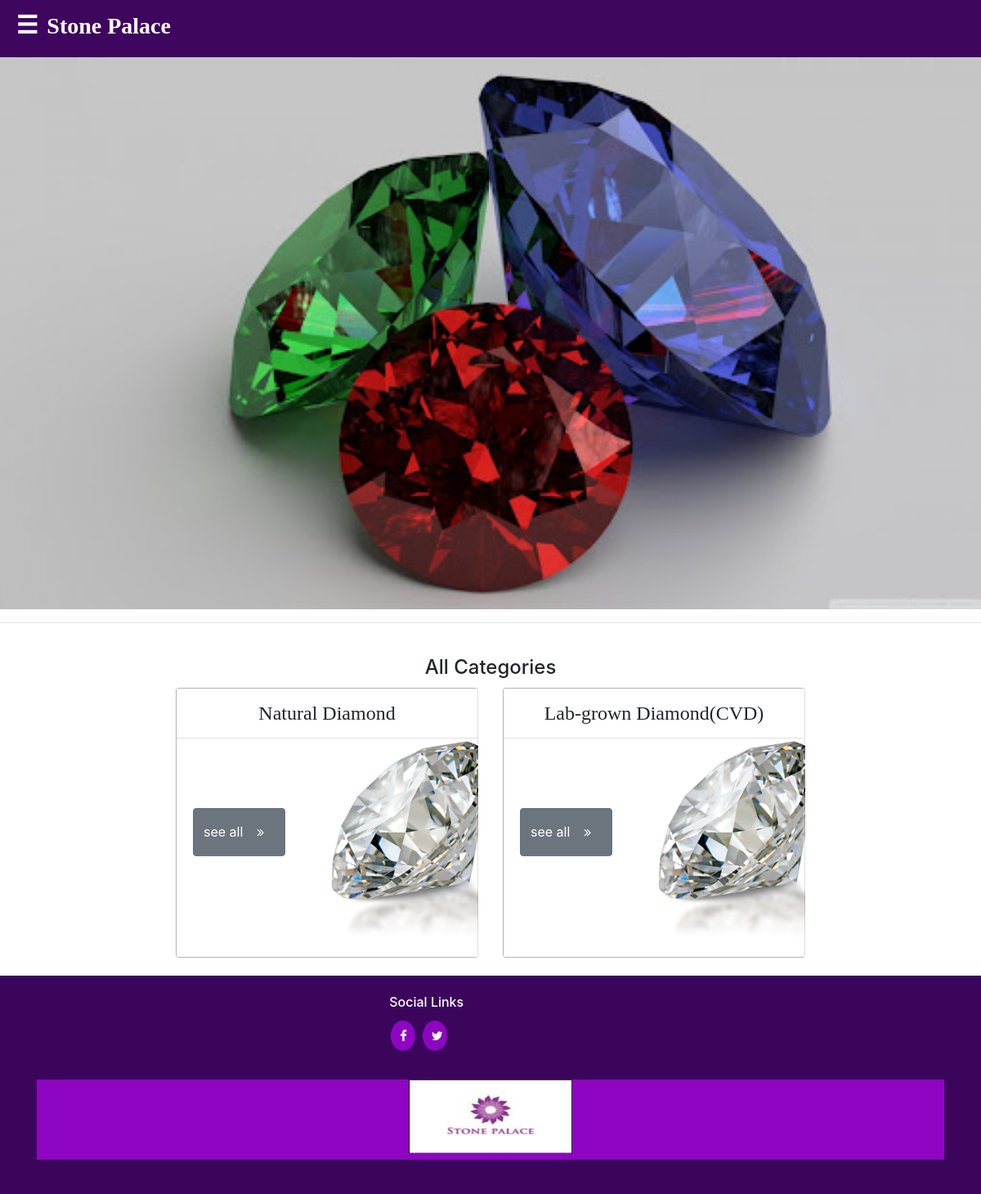
/index.php (signed in), run on the app's committed database.
### tables this page shows
CREATE TABLE `items` (
  `id` int(11) NOT NULL,
  `name` text NOT NULL,
  `description` text NOT NULL,
  `date` text NOT NULL,
  `image` text NOT NULL,
  `stock` text NOT NULL,
  `weight` text NOT NULL,
  `price` text NOT NULL,
  `category` text NOT NULL
);

CREATE TABLE `maincategory` (
  `id` int(11) NOT NULL,
  `name` text NOT NULL
);

### index.php (the view, shortened to what this page needs)
<?php
$conn=mysqli_connect('localhost','root','','stone_palace');
?>
<!DOCTYPE html>
<html>
<head>
<link rel="stylesheet" href="https://stackpath.bootstrapcdn.com/bootstrap/4.3.1/css/bootstrap.min.css">
<link rel="stylesheet" href="https://maxcdn.bootstrapcdn.com/font-awesome/4.7.0/css/font-awesome.min.css">
<link rel="stylesheet" href="https://cdnjs.cloudflare.com/ajax/libs/font-awesome/4.7.0/css/font-awesome.min.css">
</head>
<body>
 <nav class="navbar navbar-expand-md navbar-dark" style="width:100%;background:#3E065F;">
        <a href="#" class="navbar-brand">
           <h3 style="font-family:Trajan"><b><span style="font-size:30px;cursor:pointer;margin-right:2%;margin-left:2%" onclick="openNav()">&#9776;</span>
		   <span onclick="window.location.assign('index.php')">Stone Palace</span>
</b></h3>
        </a>
    </nav>
<div id="carouselExampleControls" class="carousel slide" data-ride="carousel" >
  <div class="carousel-inner"  >
    <div class="carousel-item active">
     <img class="d-block w-100" src="home_img1.jpg" alt="First slide">
    </div>
  </div>
</div>
<hr>
 <br>
 <div class="well">
<h4 style="text-align:center;">All Categories</h4>
<div class="col-md-12" >
<div class="row justify-content-center" style="margin-top:10px;">
<?php
																			$qury= 'SELECT * FROM `maincategory`';
																			$reslt=mysqli_query($conn,$qury);
																						while($row2=mysqli_fetch_assoc($reslt))
																						{
																							$name2= $row2['name'];
																						$id2=$row2['id'];
																						$query= 'SELECT * FROM `items`';
																						$result=mysqli_query($conn,$query);
																						while($row=mysqli_fetch_assoc($result))
																						{
																							$image=$row['image'];
																							if($row2['id']==$row['category'])
																							{
																								$categ=$name2;
																								echo '
																								<div class="col-md-4" style="">
																								<div class="card catcard"style="  background-image: url('.$image.');
																									  background-size:cover;
																									  height:330px;
																									  position:relative;
																									  background-repeat: no-repeat;
																									  background-color: #cccccc;" >
																									<div class="card-header" style="background:white;font-size:x-large;font-family:Lucida Console">
																										'.$categ.'
																									</div>
																							<div class="card-body"   >
																								 <form action="" method="POST" style="display:block;">
																							<input type="text" value="'.$id2.'" style="display:none;" name="idofcat">
																							<button type="submit" class="btn btn-secondary" id="seebtn" style="margin-top:20%;">see all <i class="fa fa-angle-double-right"></i></button>
																							</form>
																									</div>
																								</div>
																								</div>
																							';
																							break;
																							}
																						}
																						}
?>
</div>
</div>
</div>
<footer style="background:#3E065F;color:#ddd;margin-top:20px;">
<div class="card-footer" style="">
<div class="container">
<div class="col-md-12" >
<div class="row justify-content-center" style="padding-top:10px;">
<div class="col-md-3">
</div>
	<div class="col-md-3" >
		<h6 style="color:#fff;">Social Links</h6>
<a href="#" class="fa fa-facebook btn" style="background-color:#8E05C2; color:#ffffff;"></a>
<a href="#" class="fa fa-twitter btn" style="background-color:#8E05C2; color:#ffffff;"></a>
	</div>
<div class="col-md-3">
</div>
<div class="row " style="margin-top:30px;margin-bottom:30px;background:#8E05C2;width:100%;">
	<div class="col-md-12 ">
		<h2 style="text-align:center;"><img src='logo.jpg' height="90px" width="200px"></h2>
	</div>
</div>
</div>
</div>
</footer>
</body>
</html>

### index.php (style rules this page uses)
#carouselExampleControls { position:relative; }
.fa { padding: 10px; font-size: 15px; width: 30px; text-align: center; text-decoration: none; margin: 5px 2px; border-radius: 50%; }
.card-header { text-align:center; }
.col-md-4,col-md-12 { margin-bottom:2px; }

### data on the page
maincategory: name "Natural Diamond"
items: image (picture)
maincategory: name "Lab-grown Diamond(CVD)"
items: image (picture)
